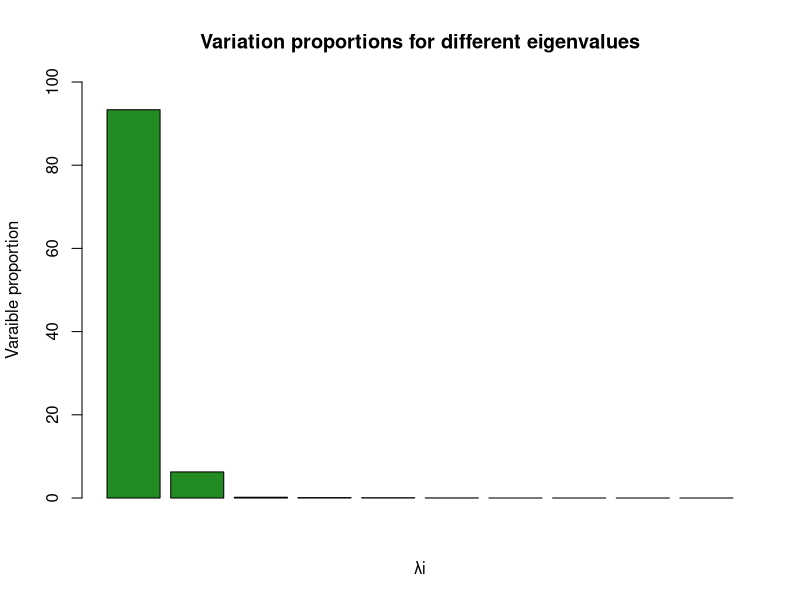
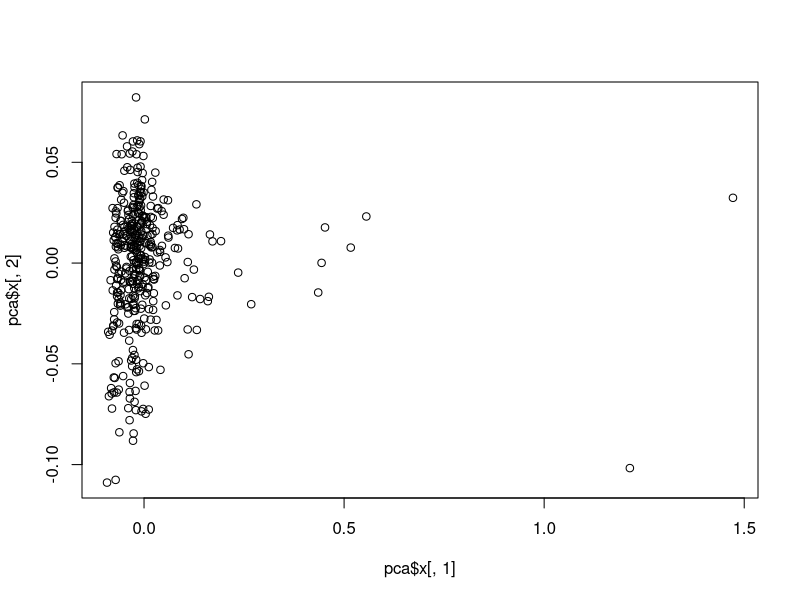
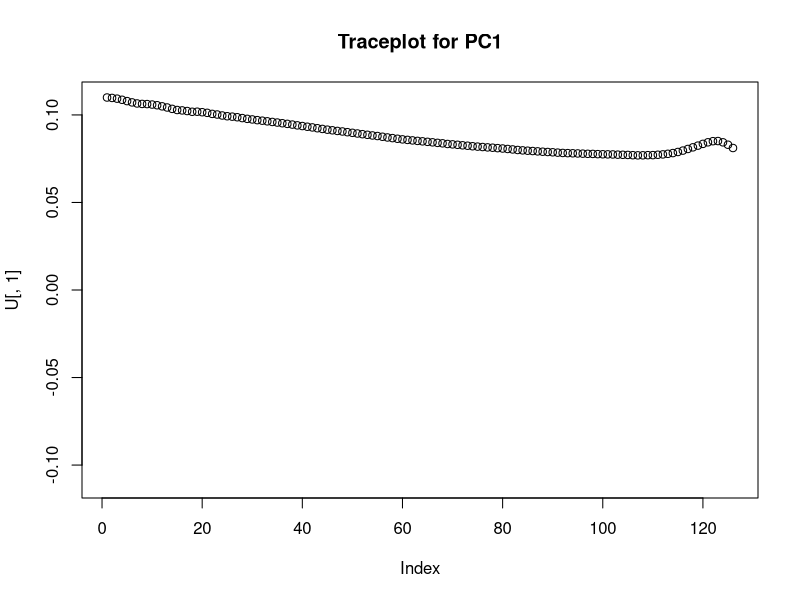
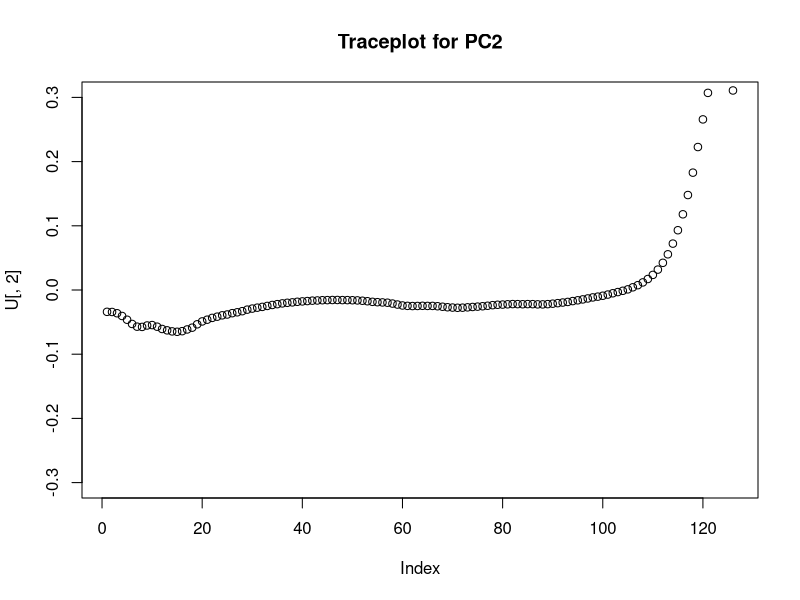
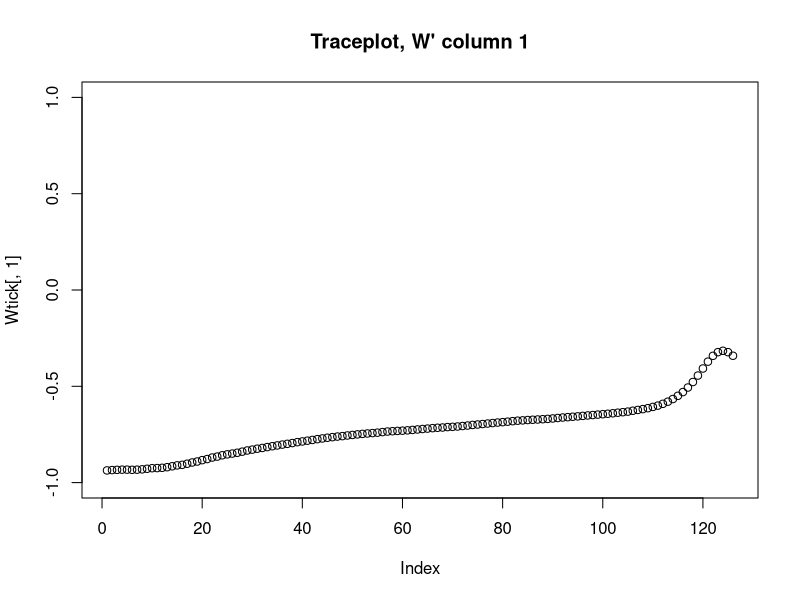
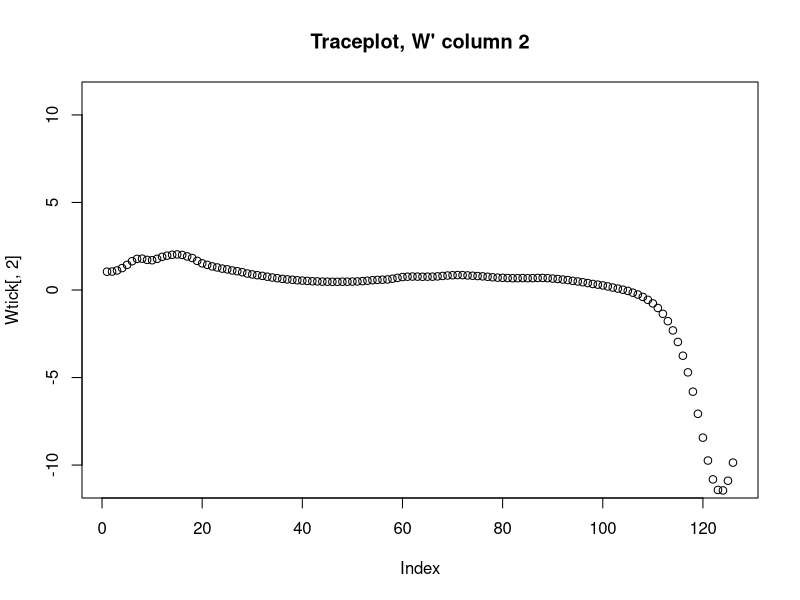
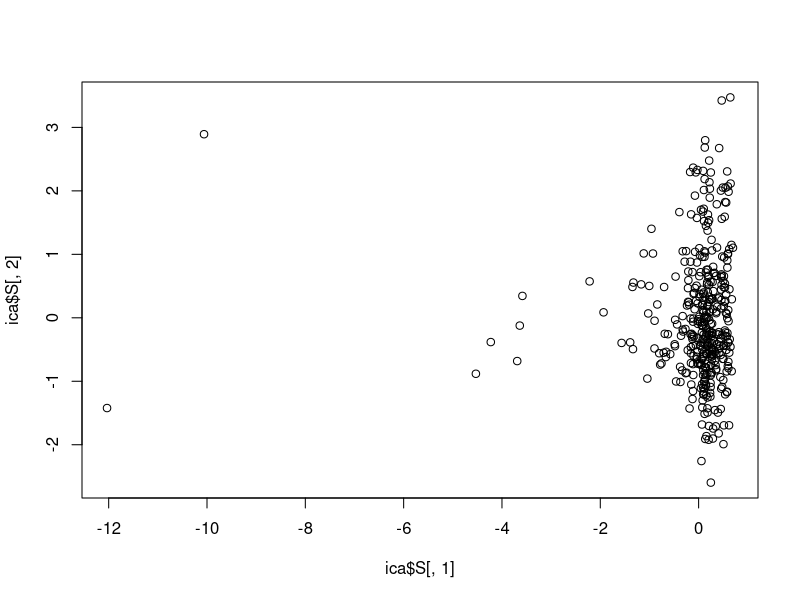
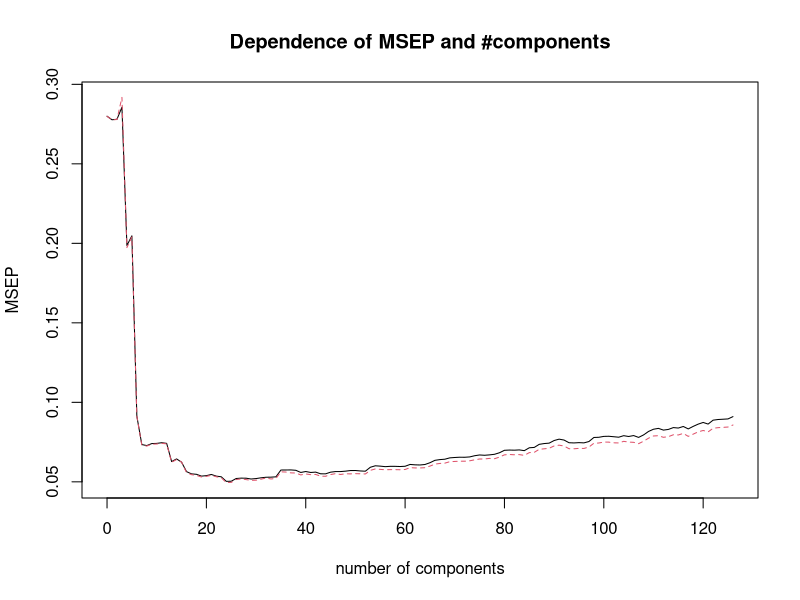

Reproduce these figures in R, in order.
# Attachment 3

# Libraries
library(fastICA)
library(pls)

# Setup
dataframe = read.csv2("NIRSpectra.csv")
data = dataframe
data$Viscosity = c()



# Task 1 - Standard PCA
pca = prcomp(data)
# Eigenvalues
λ = pca$sdev^2

# Variation proportions for the different eigenvalues
var_props = λ/sum(λ)*100
barplot(var_props[1:10], ylim=c(0,100), col="forestgreen", 
        main="Variation proportions for different eigenvalues", 
        xlab="λi", ylab="Varaible proportion") # The plot shows that 2 PCs should be extracted
sum(var_props[1:2]) #= 99.5957 --> PC1 and PC2 count for 99.5957% of the variation

# Scores - There seems to be least 2 unusual diesiel fuels according to this plot
plot(pca$x[,1], pca$x[,2]) # 2 "strong" outliers, 5-7 "medium" outliers



# Task 2 - Trace Plots
U = pca$rotation # projected values

# Tracing plots
plot(U[,1], main="Traceplot for PC1", ylim=c(-0.11,0.11))
plot(U[,2], main="Traceplot for PC2", ylim=c(-0.3, 0.3)) # the last few original feutures mainly explain this PC



# Task 3 - ICA
set.seed(12345)
ica = fastICA(data, 2, alg.typ="parallel", fun="logcosh", alpha=1, method="R", row.norm=FALSE, maxit=200, tol=0.0001, verbose=TRUE)
Wtick = ica$K%*%ica$W
plot(Wtick[,1], main="Traceplot, W' column 1", ylim=c(-1, 1))
plot(Wtick[,2], main="Traceplot, W' column 2", ylim=c(-11,11)) # the "opposite" to PCA, similar information

# Scores
plot(ica$S[,1], ica$S[,2]) # ICA, 



# Task 4 - PCR
set.seed(12345)
pcr = pcr(Viscosity~., data=dataframe, validation="CV")
validationplot(pcr, val.type="MSEP", main="Dependence of MSEP and #components")
